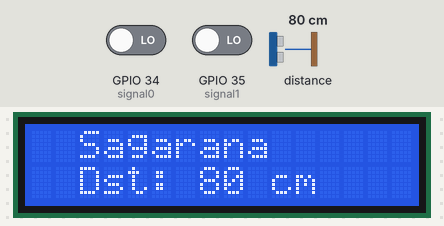
This sketch was run on a simulated ESP32. Shown: 16×2 character LCD. The test bench sets the inputs (shaded band); at power-on: distance to the obstacle 80 cm, GPIO 34 (signal0) LOW, GPIO 35 (signal1) LOW. What the sketch prints to the serial monitor is not drawn.

Above: at 1.2 s.
1.3 s: distance to the obstacle set to 2 cm
At 1.6 s:
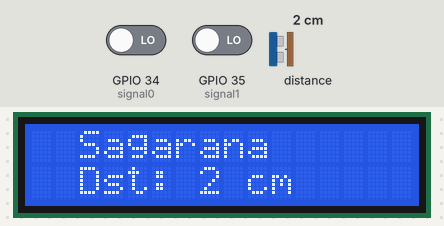
2.8 s: distance to the obstacle set to 8 cm
At 3.3 s:
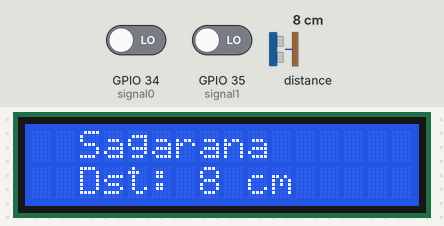
4.3 s: distance to the obstacle set to 11 cm
At 5.6 s:
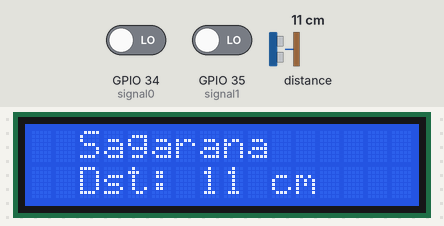
7.3 s: distance to the obstacle set to 250 cm
At 8.0 s:
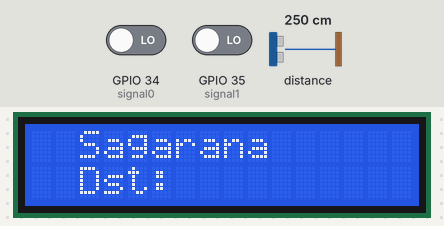
10.3 s: distance to the obstacle set to 18 cm
At 11.0 s:
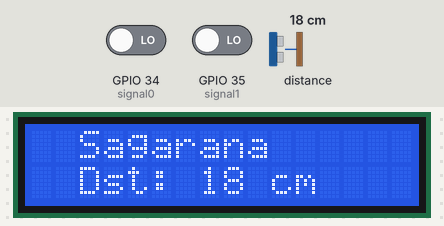
13.3 s: distance to the obstacle set to 299 cm
At 14.2 s:
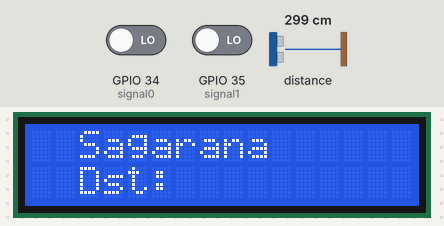
Timing chart, 0 to 15.8 s (numbered marks = the images above; inputs shaded):
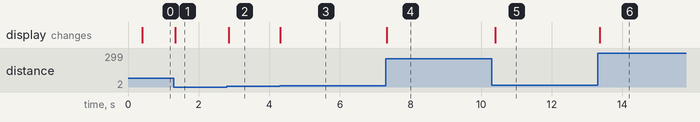

Measured:
- after the input at 1.3 s, the display: changes at once (image 1)
- after the input at 2.8 s, the display: changes after 0.05 s (image 2)
- after the input at 4.3 s, the display: changes at once (image 3)
- after the input at 7.3 s, the display: changes at once (image 4)
- after the input at 10.3 s, the display: changes after 0.10 s (image 5)
- after the input at 13.3 s, the display: changes after 0.06 s (image 6)

The sketch:

esp_and_lcd.ino
```cpp
// Include the necessary libraries
#include <Arduino.h>
#include <Wire.h>
#include <Adafruit_VL53L0X.h>
#include <HardwareSerial.h>
#include <LiquidCrystal_I2C.h>

// Instantiate an object for the sensor
Adafruit_VL53L0X lox = Adafruit_VL53L0X();
LiquidCrystal_I2C lcd(0x27,16,2);  // set the LCD address to 0x3F for a 16 chars and 2 line display

HardwareSerial SerialPort(2); // use UART2

const int signal1 = 35;
const int signal0 = 34;
int characterToSend1;
int characterToSend0;

void setup() {
  // Initialize FPGA signals of serial send
  pinMode(signal1, INPUT);
  pinMode(signal0, INPUT);
  // Initialize Serial communication in pins
  SerialPort.begin(115200, SERIAL_8N2, 16, 17);
  // Initialize Serial communication for debugging
  Serial.begin(115200);
  Serial.println("VL53L0X Test");
  // Initialize the sensor
  if(!lox.begin()) {
    Serial.println("Failed to initialize VL53L0X");
    while(1);
  }
  // initializes lcd
  lcd.init();
  lcd.clear();
  lcd.backlight();      // Make sure backlight is on
  lcd.setCursor(2,0);   //Set cursor to character 2 on line 0
  lcd.print("Sagarana");
}

void loop() {
  lcd.setCursor(2,1);   //Set cursor to character 2 on line 0
  lcd.print("Dst: ");
  lcd.setCursor(11,1);
  lcd.print("  ");
  // Declare variables for storing the sensor data
  VL53L0X_RangingMeasurementData_t value;
  String output;
  // Variable that comes from FPGA
  characterToSend1 = digitalRead(signal1);
  characterToSend0 = digitalRead(signal0);
  // Get the sensor data
  //Serial.print("Reading a measurement...");
  lox.rangingTest(&value, false);
  uint16_t valueCentimeter = value.RangeMilliMeter/10;

  // If we get a valid measurement, send it to the screen
  if(value.RangeStatus != 4) {
    if(characterToSend1 == 1 && characterToSend0 == 1){
        SerialPort.print(String(valueCentimeter/100));
        //Serial.println(String(valueCentimeter/100));
    } else if (characterToSend1 == 1 && characterToSend0 == 0){
        SerialPort.print(String((valueCentimeter%100)/10));
        //Serial.println(String((valueCentimeter%100)/10));
    } else if (characterToSend1 == 0 && characterToSend0 == 1){
        SerialPort.print(String(valueCentimeter%10));
        //Serial.println(String(valueCentimeter%10));
    }
    // SerialPort.print(String(value.RangeMilliMeter) + " ");
    output = String(valueCentimeter) + " cm";
    Serial.print("Distance: ");
    Serial.println(output);
    lcd.setCursor(7,1);
    lcd.print(output);
  } else {
    //Serial.println(" Out of range! ");
    lcd.setCursor(7,1);
    lcd.print("out of rng");
    lcd.setCursor(7,1);
    for(int cont = 0; cont < 10; cont++){
        lcd.print(" ");
    }
  }
  // Wait a bit before the next measurement
  // delay(5);
}
```
